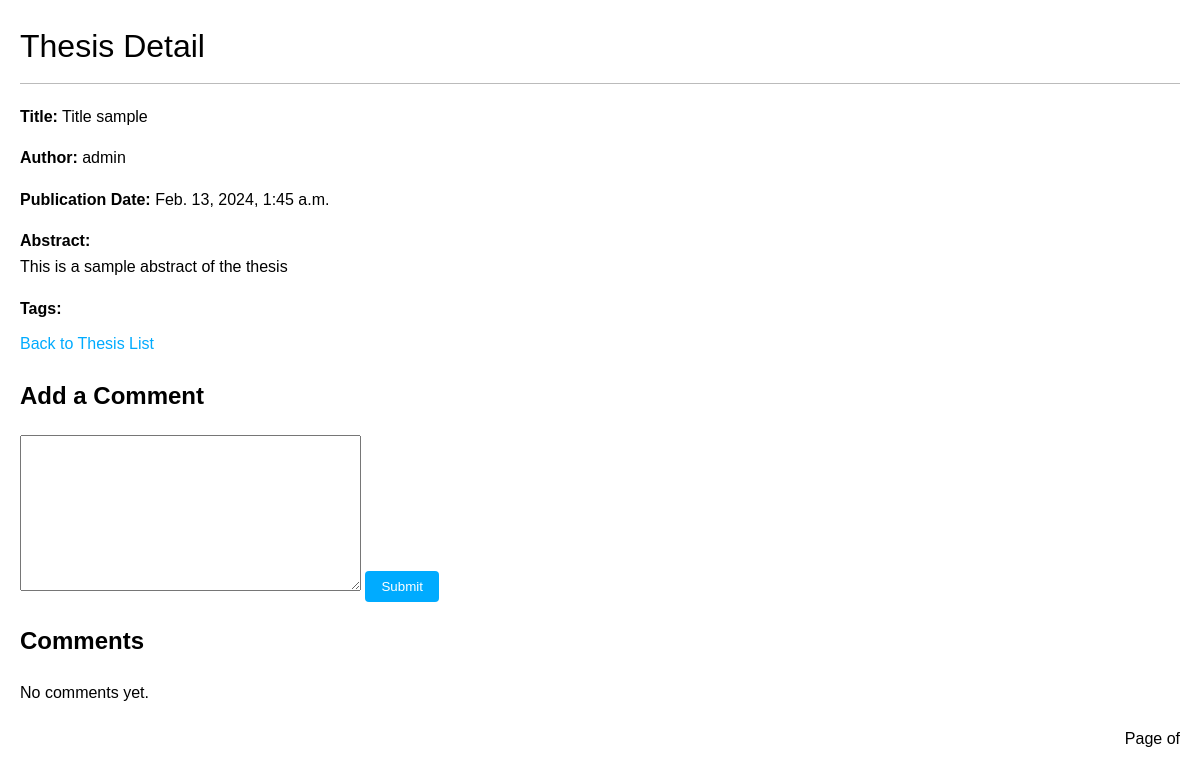
Page /thesis/1/ on the committed database.
### web/models.py (models this page shows, shortened)
class Thesis(models.Model):
    title = models.CharField(max_length=200, unique=True)
    author = models.ForeignKey(User, on_delete=models.CASCADE, related_name='theses')
    publication_date = models.DateTimeField(auto_now=True)
    abstract = models.TextField()
    tags = TaggableManager()
    class Meta:
        ordering = ['-publication_date']

### web/views.py (the view)
# urls.py: path('thesis/<int:thesis_id>/', thesis_detail, name="post_detail"),
def thesis_detail(request, thesis_id):
    thesis = get_object_or_404(Thesis, id=thesis_id)
    comments = thesis.comments.all()
    if request.method == 'POST':
        form = CommentForm(request.POST)
        if form.is_valid():
            comment = form.save(commit=False)
            comment.thesis = thesis
            comment.save()
            return redirect('post_detail', thesis_id=thesis_id)
    else:
        form = CommentForm()
    return render(request, 'post_detail.html', {'thesis': thesis, 'comments': comments, 'form': form})

### web/forms.py
class CommentForm(forms.ModelForm):
    class Meta:
        model = Comment
        fields = ['text']

### web/templates/post_detail.html (shortened to what this page needs)
<!DOCTYPE html>
<html lang="en">
<head>
</head>
<body>
    <h1>Thesis Detail</h1>
    <p><strong>Title:</strong> {{ thesis.title }}</p>
    <p><strong>Author:</strong> {{ thesis.author }}</p>
    <p><strong>Publication Date:</strong> {{ thesis.publication_date }}</p>
    <p><strong>Abstract:</strong><br>{{ thesis.abstract|linebreaksbr }}</p>
    <p><strong>Tags:</strong>
    </p>
    <a href="{% url 'thesis_list' %}">Back to Thesis List</a>
    <div class="comment-form">
        <h2>Add a Comment</h2>
        <form action="{% url 'post_detail' thesis.id %}" method="post">
            {{ form.text }}
            <button type="submit">Submit</button>
        </form>
    </div>
    <div class="comments">
        <h2>Comments</h2>
        {% if thesis.comments.all %}
            <ul>
                {% for comment in thesis.comments.all %}
                    <li>{{ comment.text }}</li>
                {% endfor %}
            </ul>
        {% else %}
            <p>No comments yet.</p>
        {% endif %}
    </div>
    <div class="pagination">
        <span class="step-links">
            <span class="current">
                Page {{ page_obj.number }} of {{ page_obj.paginator.num_pages }}
            </span>
        </span>
    </div>
</body>
</html>

### web/templates/post_detail.html (style rules this page uses)
body { margin: 20px; padding: 0; font-family: helvetica, sans-serif; line-height: 1.6; }
h1 { font-weight: normal; border-bottom: 1px solid #bbb; padding-bottom: 10px; margin-bottom: 20px; }
p { margin-bottom: 10px; }
a { color: #00abff; text-decoration: none; }
.pagination { margin-top: 20px; }
.pagination .step-links { float: right; }
.comment-form { margin-top: 20px; }
.comment-form button { background-color: #00abff; color: white; padding: 8px 16px; border: none; border-radius: 4px; cursor: pointer; }

### rows in the picture
Thesis: title "Title sample", author "admin", publication_date "Feb. 13, 2024, 1:45 a.m.", abstract "This is a sample abstract of the thesis"
